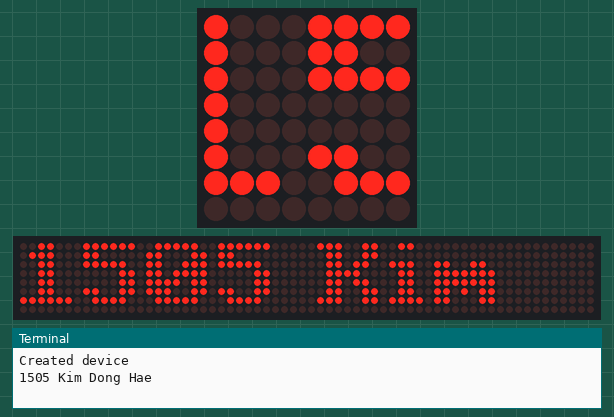
Recording of a program running on a simulated Raspberry Pi (BCM pin numbers). Parts: 8×8 LED matrix, a strip that is not on the board, showing the scrolling text unrolled, the last lines printed to the terminal. The 64×8 strip is a reading aid, not a part: it shows the text the matrix is scrolling, unrolled, one strip-width of it at a time.

Above: at 0.5 s.
At 1.49 s:
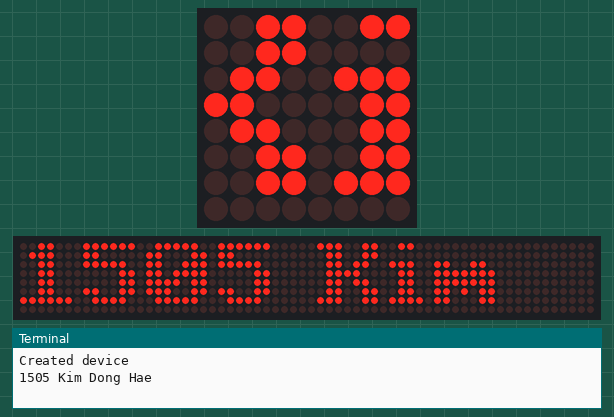
At 2.81 s:
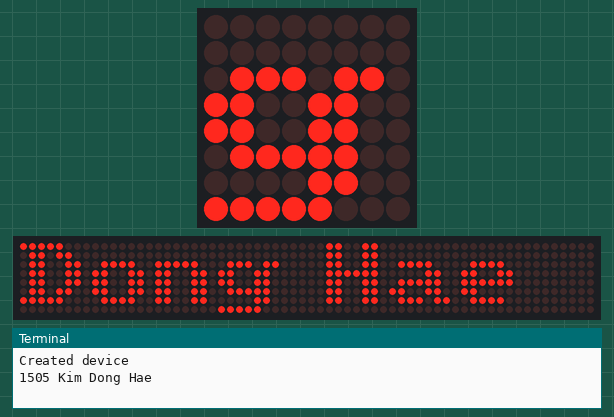
At 5.42 s:
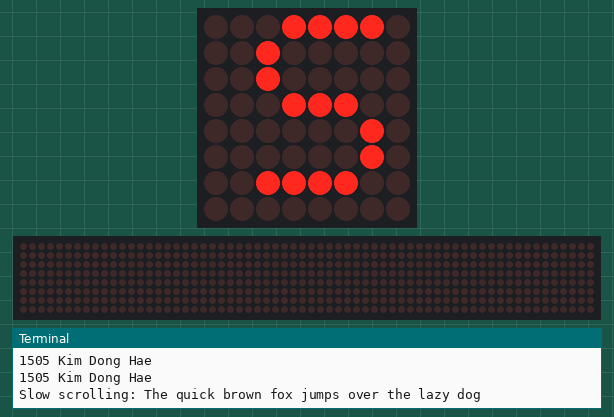
At 21.32 s:
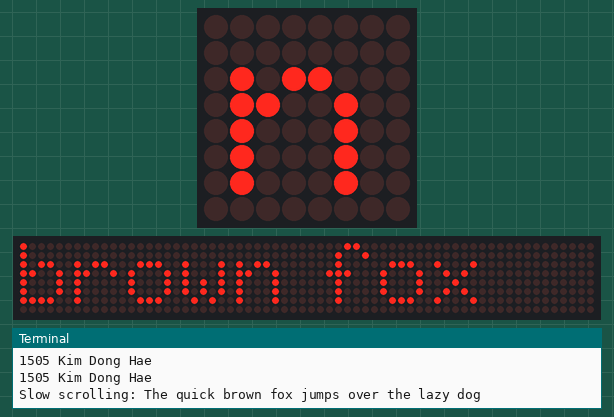
At 37.28 s:
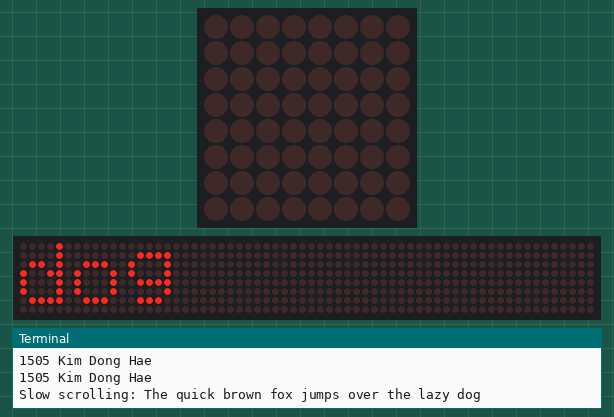

The program:

dot_matrix.py
```python
import re
import time
import argparse

from luma.led_matrix.device import max7219
from luma.core.interface.serial import spi, noop
from luma.core.render import canvas
from luma.core.virtual import viewport
from luma.core.legacy import text, show_message
from luma.core.legacy.font import proportional, CP437_FONT, TINY_FONT, SINCLAIR_FONT, LCD_FONT


def demo(n, block_orientation, rotate, inreverse):
    # create matrix device
    serial = spi(port=0, device=0, gpio=noop())
    device = max7219(serial, cascaded=n or 1, block_orientation=block_orientation,
                     rotate=rotate or 0, blocks_arranged_in_reverse_order=inreverse)
    print("Created device")

    # start demo
    msg = "1505 Kim Dong Hae"
    print(msg)
    show_message(device, msg, fill="white", font=proportional(CP437_FONT))
    time.sleep(1)


    msg = re.sub(" +", " ", msg)
    print(msg)
    show_message(device, msg, fill="white", font=proportional(LCD_FONT), scroll_delay=0)

    msg = "Slow scrolling: The quick brown fox jumps over the lazy dog"
    print(msg)
    show_message(device, msg, fill="white", font=proportional(LCD_FONT), scroll_delay=0.1)

    print("Vertical scrolling")
    words = [
        "Victor", "Echo", "Romeo", "Tango", "India", "Charlie", "Alpha",
        "Lima", " ", "Sierra", "Charlie", "Romeo", "Oscar", "Lima", "Lima",
        "India", "November", "Golf", " "
    ]

    virtual = viewport(device, width=device.width, height=len(words) * 8)
    with canvas(virtual) as draw:
        for i, word in enumerate(words):
            text(draw, (0, i * 8), word, fill="white", font=proportional(CP437_FONT))

    for i in range(virtual.height - device.height):
        virtual.set_position((0, i))
        time.sleep(0.05)

    msg = "Brightness"
    print(msg)
    show_message(device, msg, fill="white")

    time.sleep(1)
    with canvas(device) as draw:
        text(draw, (0, 0), "A", fill="white")

    time.sleep(1)
    for _ in range(5):
        for intensity in range(16):
            device.contrast(intensity * 16)
            time.sleep(0.1)

    device.contrast(0x80)
    time.sleep(1)

    msg = "Alternative font!"
    print(msg)
    show_message(device, msg, fill="white", font=SINCLAIR_FONT)

    time.sleep(1)
    msg = "Proportional font - characters are squeezed together!"
    print(msg)
    show_message(device, msg, fill="white", font=proportional(SINCLAIR_FONT))

    # http://www.squaregear.net/fonts/tiny.shtml
    time.sleep(1)
    msg = "Tiny is, I believe, the smallest possible font \
    (in pixel size). It stands at a lofty four pixels \
    tall (five if you count descenders), yet it still \
    contains all the printable ASCII characters."
    msg = re.sub(" +", " ", msg)
    print(msg)
    show_message(device, msg, fill="white", font=proportional(TINY_FONT))

    time.sleep(1)
    msg = "CP437 Characters"
    print(msg)
    show_message(device, msg)

    time.sleep(1)
    for x in range(256):
        with canvas(device) as draw:
            text(draw, (0, 0), chr(x), fill="white")
            time.sleep(0.1)


demo(1,0,0, False)
```
